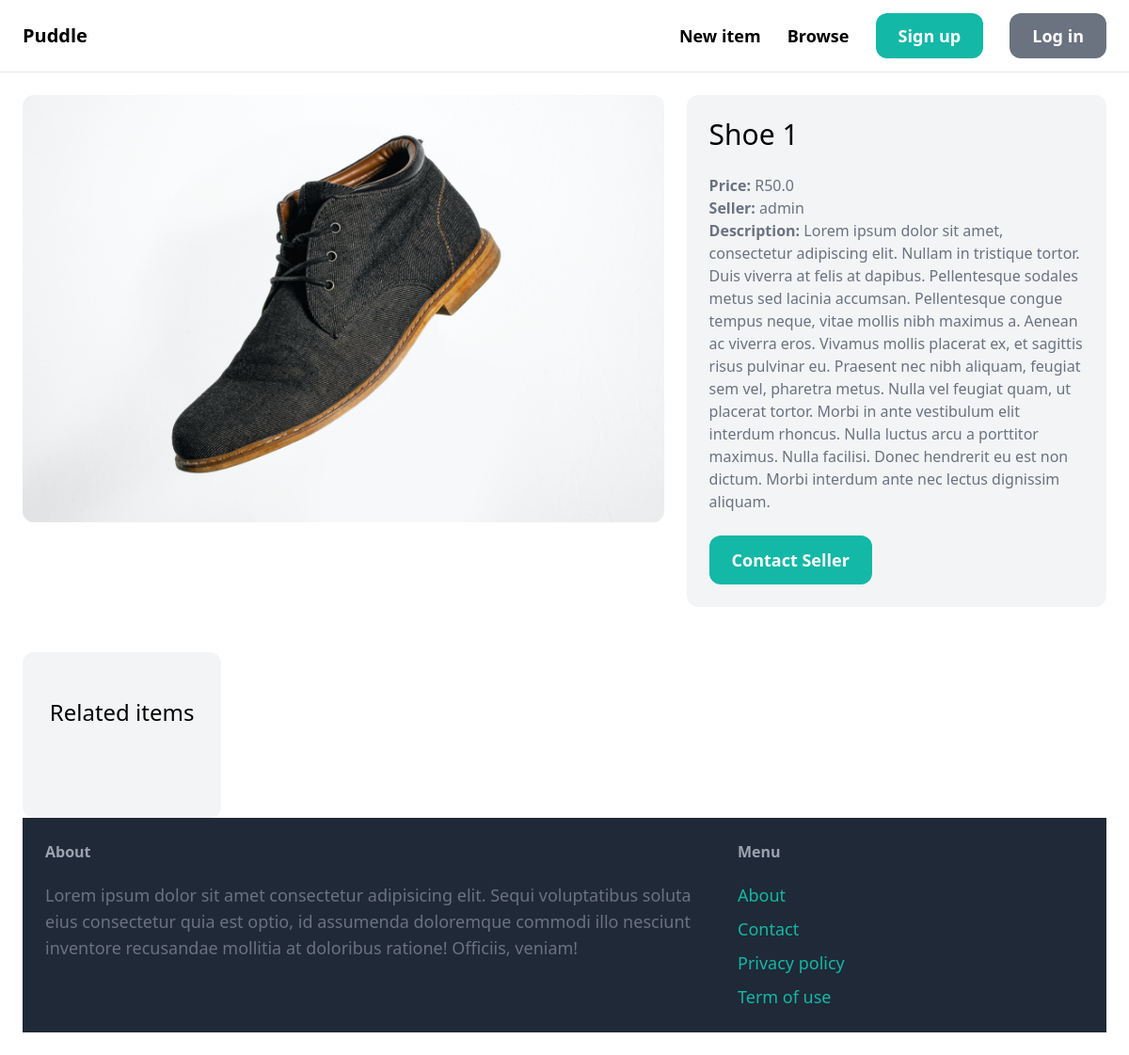
The page /items/2/ on the database as committed earlier.
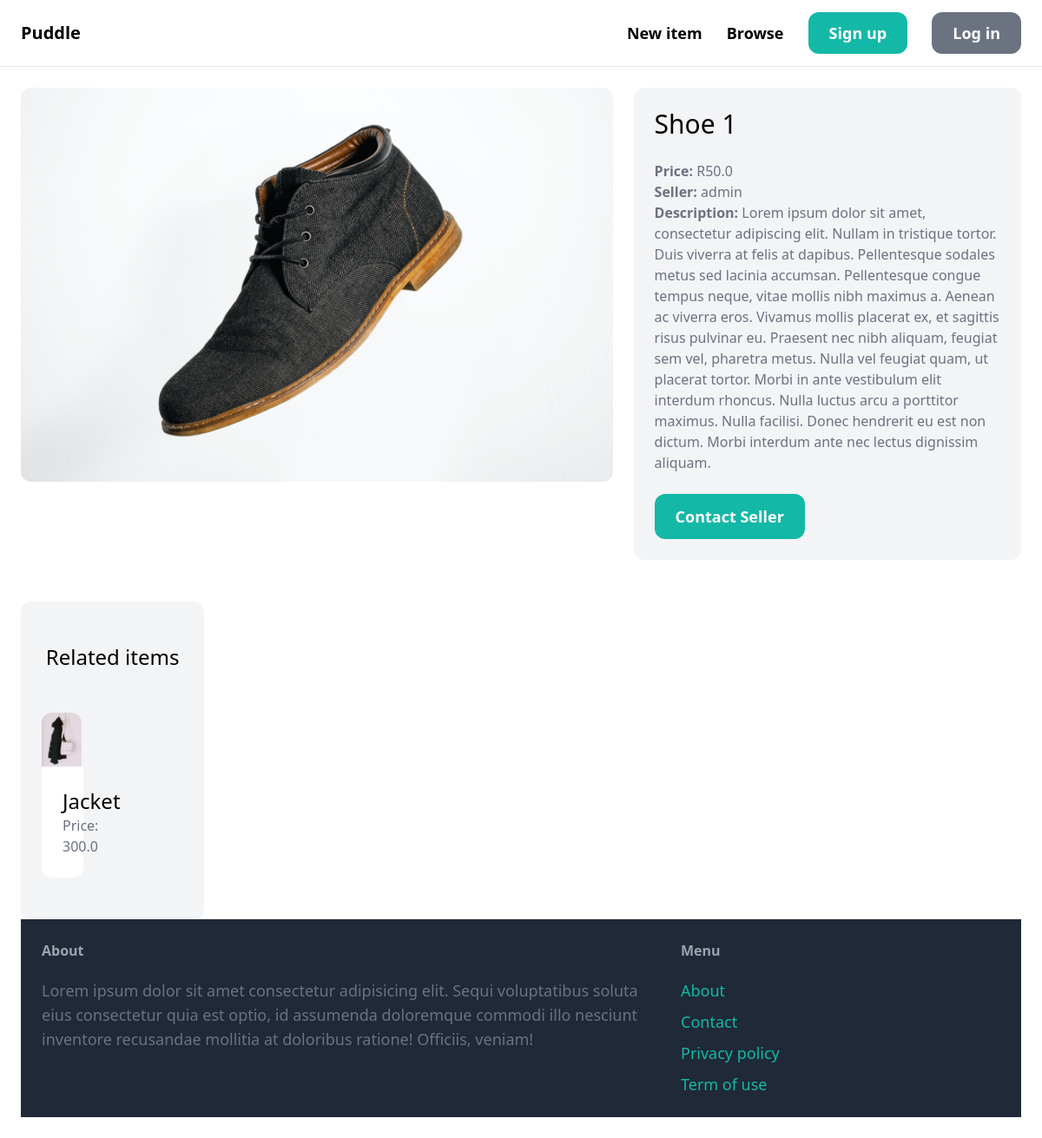
The same page on the database as committed later.
### item/models.py (models this page shows, shortened)
class Item (models.Model):
    category = models.ForeignKey(
        Category, related_name='items', on_delete=models.CASCADE)
    name = models.CharField(max_length=255)
    description = models.TextField(blank=True, null=True)
    image = models.ImageField(upload_to='item_images', blank=True, null=True)
    price = models.FloatField()
    is_sold = models.BooleanField(default=False)
    created_by = models.ForeignKey(
        User, related_name='items', on_delete=models.CASCADE)
    created_at = models.DateTimeField(auto_now_add=True)

### item/views.py (the view)
# urls.py: path('<int:pk>/', views.detail, name='detail'),
def detail(request, pk):
    item = get_object_or_404(Item, pk=pk)
    related_items = Item.objects.filter(category=item.category, is_sold=False).exclude(pk=pk)[0:3]
    return render(request, 'item/detail.html', {
        'item': item,
        'related_items':related_items
    })

### item/templates/item/detail.html (shortened to what this page needs)
{% extends 'core/base.html' %}
{% block content %}
<div class="grid grid-cols-5 gap-6">
  <div class="col-span-3">
    <img src="{{item.image.url}}" class="rounded-xl" alt="" />
  </div>
  <div class="col-span-2 p-6 bg-gray-100 rounded-xl">
  <h1 class="mb-6 text-3xl">{{item.name}}</h1>
  <p class="text-gray-500"><strong>Price: </strong>R{{item.price}}</p>
  <p class="text-gray-500"><strong>Seller: </strong>{{item.created_by.username}}</p>
  {% if item.description %}
  <p class="text-gray-500"><strong>Description: </strong>{{item.description}}</p> <p class="text-gray-700"></p>
  {% endif %}
  {% if request.user == item.created_by %}
     <div class="mt-6 p-6 bg-white rounded-xl">
        <p>This is your item</p>
        <a href="{%url 'item:edit' item.id %}" class="inline-block mt-6 px-6 py-3 text-lg font-semibold bg-teal-500 text-white rounded-xl">Edit</a>
        <a href="{%url 'item:delete' item.id %}" class="inline-block mt-6 px-6 py-3 text-lg font-semibold bg-red-500 text-white rounded-xl">Delete</a>
     </div>
  {% else %}
       <a href="#" class="inline-block mt-6 px-6 py-3 text-lg font-semibold bg-teal-500 text-white rounded-xl hover:bg-teal-700">Contact Seller </a>
  {% endif %}
</div>
<div class="mt-6 px-6 py-12 bg-gray-100 rounded-xl">
    <h2 class="mb-12 text-2xl text-center">Related items</h2>
    <div class="grid grid-cols-3 gap-3">
        {% for item in related_items %}
            <div>
                <a href="{% url 'item:detail' item.id %}">
                    <div>
                        <img src="{{ item.image.url }}" class="rounded-t-xl">
                    </div>
                    <div class="p-6 bg-white rounded-b-xl">
                        <h2 class="text-2xl">{{ item.name }}</h2>
                        <p class="text-gray-500">Price: {{ item.price }}</p>
                    </div>
                </a>
            </div>
        {% endfor %}
    </div>
</div>
{% endblock content %}

Rows that differ between the two databases and show on the page:
added Item: image (picture), name "Jacket", price "300.0"
